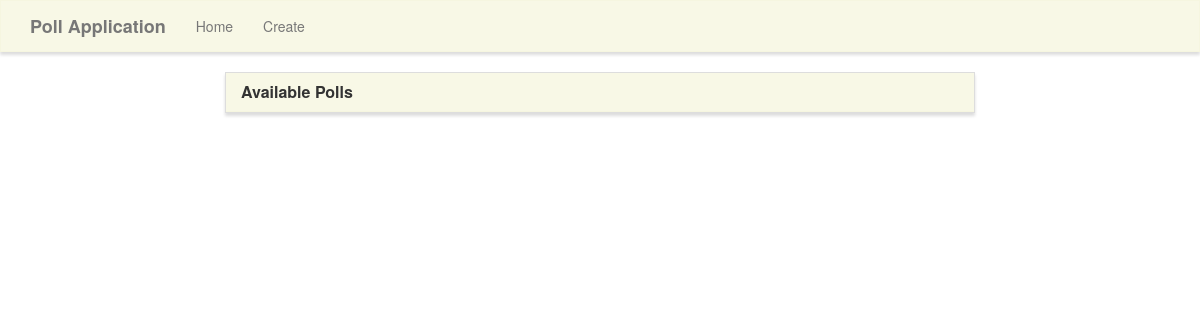
The app's page /, older data.
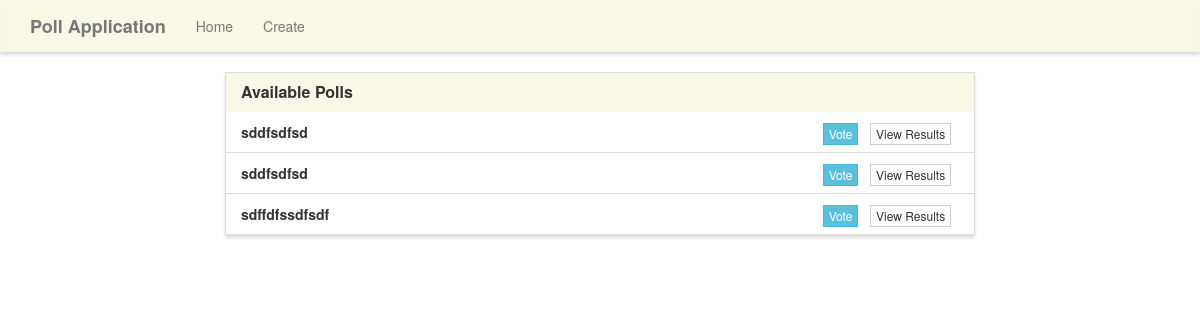
The same page, newer data.
### poll/models.py (models this page shows, shortened)
class Poll(models.Model):
    question = models.TextField()
    option_one = models.CharField(max_length=30)
    option_two = models.CharField(max_length=30)
    option_three = models.CharField(max_length=30)
    option_one_count = models.IntegerField(default=0)
    option_two_count = models.IntegerField(default=0)
    option_three_count = models.IntegerField(default=0)

### poll/views.py (the view)
# urls.py: 2. Add a URL to urlpatterns:  path('', views.home, name='home')
def home(request):
    polls = Poll.objects.all()
    context = {'polls': polls}
    return render(request, 'poll/home.html', context)

### poll/templates/poll/home.html (shortened to what this page needs)
{% extends "poll/base.html" %}
{% block main %}
<div class="row">
    <div class="col-lg-8 col-lg-offset-2">
        <div class="panel panel-default">
            <div class="panel-heading">
                <h3 class="panel-title">Available Polls</h3>
            </div>
            <ul class="list-group">
                {% for poll in polls %}
                <li class="list-group-item">
                    <strong>{{ poll.question }}</strong>
                    <span class="pull-right">
                        <a href="{% url 'vote' poll.id %}" class="btn btn-info btn-xs">Vote</a> &nbsp;
                        <a href="{% url 'results' poll.id %}" class="btn btn-default btn-xs">View Results</a> &nbsp;
                    </span>
                </li>
                {% endfor %}
            </ul>
        </div>
    </div>
</div>
{% endblock %}

Row changes from the older to the newer data that the page shows:
added Poll: question "sddfsdfsd"
added Poll: question "sddfsdfsd"
added Poll: question "sdffdfssdfsdf"
